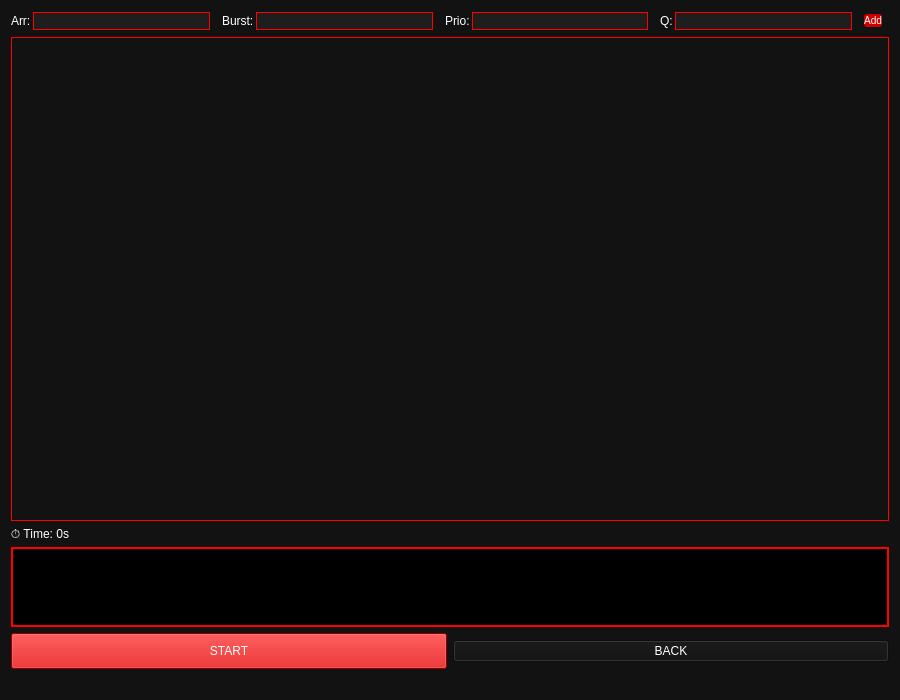
<?xml version="1.0" encoding="UTF-8"?>
<ui version="4.0">
 <class>FCFSDialog</class>
 <widget class="QDialog" name="FCFSDialog">
  <property name="geometry"><rect><x>0</x><y>0</y><width>900</width><height>700</height></rect></property>
  <property name="styleSheet"><string notr="true">background-color: #121212; color: white;</string></property>
  <layout class="QVBoxLayout" name="mainVLayout">
   <item>
    <layout class="QHBoxLayout" name="inputLayout">
     <property name="spacing"><number>2</number></property>

     <item><widget class="QLabel" name="label"><property name="text"><string>Arr:</string></property><property name="fixedWidth"><number>30</number></property></widget></item>
     <item><widget class="QLineEdit" name="arrivalLineEdit">
      <property name="fixedSize"><size><width>45</width><height>22</height></size></property>
      <property name="styleSheet"><string notr="true">border: 1px solid red; background: #1e1e1e;</string></property>
     </widget></item>

     <item><spacer name="s1"><property name="orientation"><enum>Qt::Horizontal</enum></property><property name="sizeType"><enum>QSizePolicy::Fixed</enum></property><property name="sizeHint" stdset="0"><size><width>10</width><height>20</height></size></property></spacer></item>

     <item><widget class="QLabel" name="label_2"><property name="text"><string>Burst:</string></property><property name="fixedWidth"><number>40</number></property></widget></item>
     <item><widget class="QLineEdit" name="burstLineEdit_2">
      <property name="fixedSize"><size><width>45</width><height>22</height></size></property>
      <property name="styleSheet"><string notr="true">border: 1px solid red; background: #1e1e1e;</string></property>
     </widget></item>

     <item><spacer name="s2"><property name="orientation"><enum>Qt::Horizontal</enum></property><property name="sizeType"><enum>QSizePolicy::Fixed</enum></property><property name="sizeHint" stdset="0"><size><width>10</width><height>20</height></size></property></spacer></item>

     <item><widget class="QLabel" name="prioLabel"><property name="text"><string>Prio:</string></property><property name="fixedWidth"><number>35</number></property></widget></item>
     <item><widget class="QLineEdit" name="priorityLineEdit">
      <property name="fixedSize"><size><width>40</width><height>22</height></size></property>
      <property name="styleSheet"><string notr="true">border: 1px solid red; background: #1e1e1e;</string></property>
     </widget></item>

     <item><spacer name="s3"><property name="orientation"><enum>Qt::Horizontal</enum></property><property name="sizeType"><enum>QSizePolicy::Fixed</enum></property><property name="sizeHint" stdset="0"><size><width>10</width><height>20</height></size></property></spacer></item>

     <item><widget class="QLabel" name="qLabel"><property name="text"><string>Q:</string></property><property name="fixedWidth"><number>20</number></property></widget></item>
     <item><widget class="QLineEdit" name="quantumLineEdit">
      <property name="fixedSize"><size><width>40</width><height>22</height></size></property>
      <property name="styleSheet"><string notr="true">border: 1px solid red; background: #1e1e1e;</string></property>
     </widget></item>

     <item><spacer name="s4"><property name="orientation"><enum>Qt::Horizontal</enum></property><property name="sizeType"><enum>QSizePolicy::Fixed</enum></property><property name="sizeHint" stdset="0"><size><width>10</width><height>20</height></size></property></spacer></item>

     <item><widget class="QPushButton" name="addProcessButton">
      <property name="text"><string>Add</string></property>
      <property name="fixedSize"><size><width>45</width><height>25</height></size></property>
      <property name="styleSheet"><string notr="true">background-color: #cc0000; color: white; border-radius: 3px; font-size: 10px;</string></property>
     </widget></item>

     <item><spacer name="horizontalSpacer"><property name="orientation"><enum>Qt::Horizontal</enum></property></spacer></item>
    </layout>
   </item>

   <item><widget class="QTableWidget" name="tableWidget"><property name="styleSheet"><string notr="true">border: 1px solid red; gridline-color: red;</string></property></widget></item>
   <item><widget class="QLabel" name="timeLabel"><property name="text"><string>⏱ Time: 0s</string></property></widget></item>
   <item><widget class="QLabel" name="ganttLabel"><property name="minimumSize"><size><width>0</width><height>80</height></size></property><property name="styleSheet"><string notr="true">border: 2px solid red; background: black; color: #ff007f;</string></property></widget></item>

   <item>
    <layout class="QHBoxLayout" name="bottomBtns">
     <item><widget class="QPushButton" name="startButton"><property name="text"><string>START</string></property><property name="styleSheet"><string notr="true">background: #cc0000; padding: 10px;</string></property></widget></item>
     <item><widget class="QPushButton" name="backButton"><property name="text"><string>BACK</string></property></widget></item>
    </layout>
   </item>
   <item><widget class="QLabel" name="finish"><property name="alignment"><set>Qt::AlignCenter</set></property><property name="styleSheet"><string notr="true">color: lime; font-weight: bold;</string></property></widget></item>
  </layout>
 </widget>
</ui>
